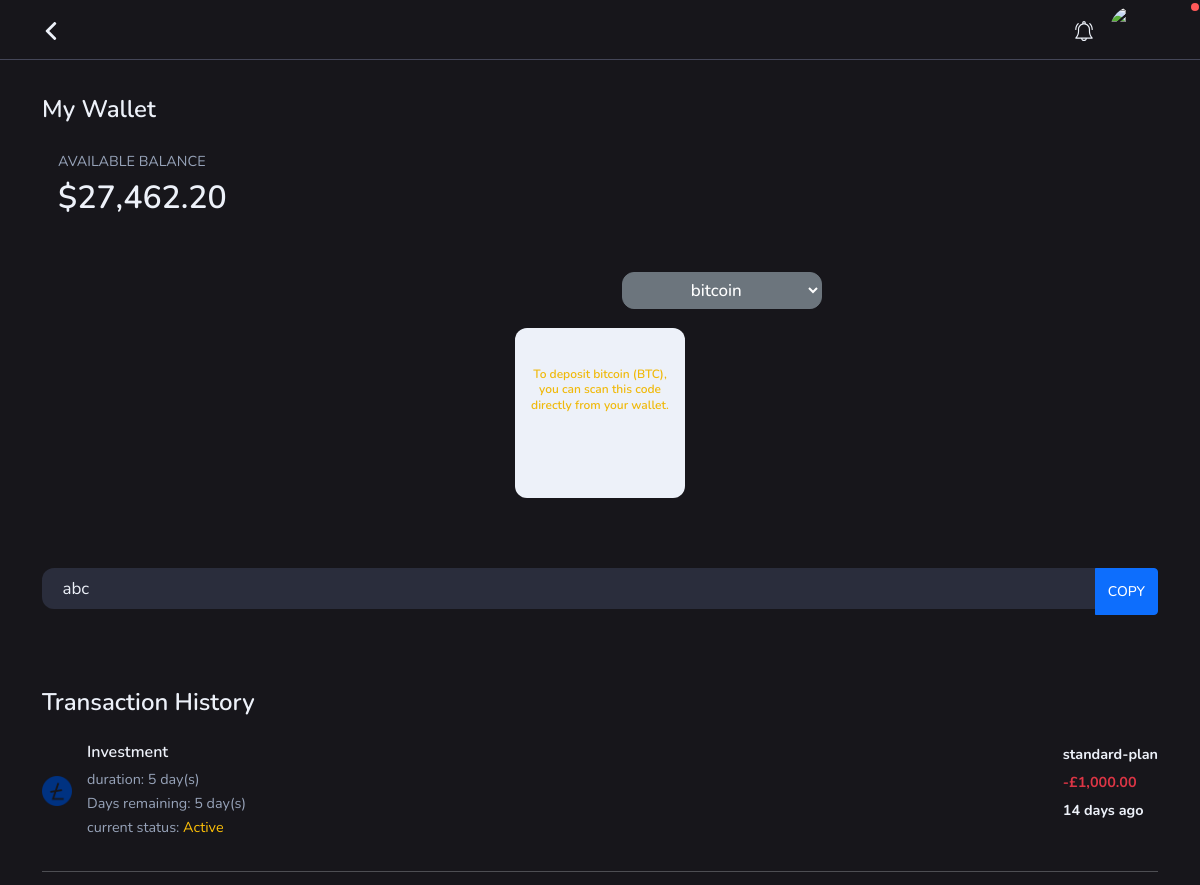
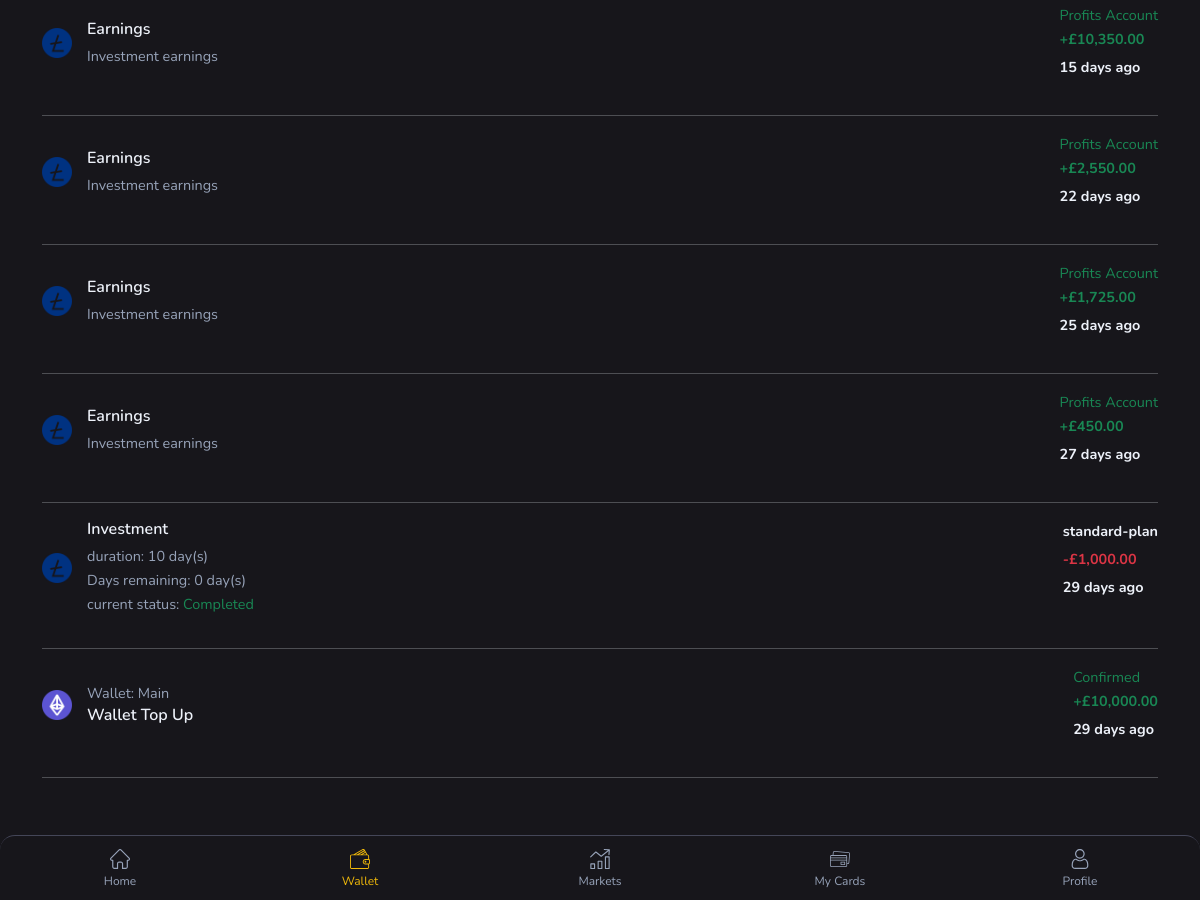
The app's page /app/wallet/ (signed in) with its own data (2 pictures, top to bottom).
### app/models.py (models this page shows, shortened)
class BalanceUSD(models.Model):
    profile = models.OneToOneField(Profiles, on_delete=models.CASCADE, related_name='usd_balance')
    deposits = models.DecimalField(default=0.00, max_digits=10, decimal_places=2, blank=True, help_text='this balances update automatically based on the user\'s current balance. You should not change any field here manually.')
    bonus = models.DecimalField(default=0.00, max_digits=10, decimal_places=2, blank=True)
    profits = models.DecimalField(default=0.00, max_digits=10, decimal_places=2, blank=True)
    @property
    def total_balance(self):
        return self.deposits + self.bonus + self.profits

class WalletAddress(models.Model):
    bitcoin_address = models.CharField(max_length=150, verbose_name='Company Bitcoin Address')
    ethereum_address = models.CharField(max_length=150,  verbose_name='Company Ethereum Address')
    tether_USDT = models.CharField(max_length=150, verbose_name='Company Tether USDT Address')
    usdt_ERC20_address = models.CharField(max_length=150, verbose_name='Company USDT ERC20 Address')
    bnb_address = models.CharField(max_length=150, verbose_name='Company Binance Coin Address')
    lite_coin_address = models.CharField(max_length=150, verbose_name='Company Litecoin Address')
    osmosis_address = models.CharField(max_length=150, verbose_name='Company Osmosis Address')
    solana_address = models.CharField(max_length=150, verbose_name='Company Solana Address')
    ton_address = models.CharField(max_length=150, verbose_name='Company TON Address')
    polygon_matic = models.CharField(max_length=150, verbose_name='Company Polygon-matic Address')

class Investments(models.Model):
    status_choices = [
        ('Active', 'Active'),
        ('Processing', 'Processing'),
        ('completed', 'Completed'),
        ('rejected', 'Rejected'),
        ('In progress', 'In progress'),
          ]
    investor = models.ForeignKey(CustomUser, on_delete=models.CASCADE)
    plan = models.CharField(max_length=100, default='')
    amount = models.DecimalField(default=0.00, max_digits=10, decimal_places=2)
    duration = models.IntegerField(default=5)
    days_remaining = models.IntegerField(blank=True, null=True)
    last_decrement = models.DateField(editable=False, null=True, blank=True)
    waiver = models.BooleanField(default=False)
    debit_account = models.CharField(max_length=100, default='')
    reference = models.CharField(max_length=30, default='')
    date = models.DateTimeField(auto_now_add=True)
    status = models.CharField(
        max_length=100,
        choices=status_choices,
        default='awaiting slot entry'
        )
    last_updated = models.DateTimeField(default=timezone.now)

class EarningsHistory(models.Model):
    user = models.ForeignKey(CustomUser, on_delete=models.CASCADE)
    investment = models.ForeignKey(Investments, on_delete=models.CASCADE)
    profit_amount = models.DecimalField(max_digits=10, decimal_places=2)
    timestamp = models.DateTimeField(null=True, blank=True)

class Deposits(models.Model):
    options = [
        ('No deposit', 'No Deposit'),
        ('Failed', 'Failed'),
        ('Under review', 'Under review'),
        ('Confirmed', 'Confirmed'),
    ]
    user = models.ForeignKey(CustomUser, on_delete=models.CASCADE)
    deposit_amount = models.DecimalField(max_digits=20, decimal_places=2, default=0.00, null=True, blank=True)
    address=models.CharField(max_length=255, null=True, blank=True)
    network = models.CharField(max_length=100, null=True, blank=True)
    hash = models.CharField(max_length=255, null=True, blank=True)
    status = models.CharField(max_length=50, default='No Deposit', choices=options)
    status_message = models.TextField(max_length=5000, null=True, blank=True)
    deposit_id = models.CharField(default='', max_length=8, null=True, blank=True)
    created_at = models.DateTimeField(auto_now_add=True)

### app/views.py (the view)
# urls.py: path('wallet/', views.wallet, name='wallet'),
@login_required
def wallet(request):
    user = request.user
    profile = Profiles.objects.get(user=user)
    dp = profile.profile_pic.url
    notifications = Notifications.objects.filter(user=user, seen=False).order_by('-created_at')
    history = Deposits.objects.filter(user=user)
    addresses = WalletAddress.objects.all()
    balanceEUR = BalanceEUR.objects.get(profile=profile)
    balanceUSD = BalanceUSD.objects.get(profile=profile)
    withdrawals = WithdrawalRequest.objects.filter(user=user).order_by('-created_at')
    deposits = Deposits.objects.filter(user=user).order_by('-created_at')
    investments = Investments.objects.filter(investor=user).order_by('-date')
    earnings = EarningsHistory.objects.filter(user=user).order_by('-timestamp')
    card_requests = CardRequest.objects.filter(user=user).order_by('-date')
    total_invested = investments.aggregate(total_amount=Sum('amount'))['total_amount']
    if total_invested is None:
        total_invested = 0.00
    else:
        total_invested = float(total_invested)
    all_activities = sorted(
        chain(
            withdrawals.annotate(activity_date=F('created_at'), activity_type=Value('Withdrawal', output_field=CharField())),
            deposits.annotate(activity_date=F('created_at'), activity_type=Value('Deposit', output_field=CharField())),
            investments.annotate(activity_date=F('date'), activity_type=Value('Investment', output_field=CharField())),
            card_requests.annotate(activity_date=F('date'), activity_type=Value('Card Request', output_field=CharField())),
            earnings.annotate(activity_date=F('timestamp'), activity_type=Value('Earnings', output_field=CharField()))
        ),
        key=attrgetter('activity_date'),
        reverse=True
    )
    context = {
        'user': user,
        'profile': profile,
        'notifications': notifications,
        'history': history,
        'activities': all_activities,
        'addresses': addresses,
        'balanceEUR': balanceEUR,
        'balanceUSD': balanceUSD,
        'dp':dp
    }
    return render(request, 'wallet.html', context)

### app/templates/wallet.html (shortened to what this page needs)
{% load static %}
{% load humanize %}
{%load custom_filters %}
{% load webpack_loader %}
<!DOCTYPE html>
<html lang="en">
<head>
    <link rel="stylesheet" href="{% static 'css/bootstrap.min.css' %}" type="text/css" media="all" />
    <link rel="stylesheet" href="{% static 'css/animate.min.css' %}" type="text/css" media="all" />
    <link rel="stylesheet" href="{% static 'css/owl.carousel.min.css' %}" type="text/css" media="all" />
    <link rel="stylesheet" href="{% static 'css/jquery.jConveyorTicker.min.css' %}" type="text/css" media="all" />
    <link rel="stylesheet" href="{% static 'css/style.css' %}" type="text/css" media="all" />
</head>
<body>
    <header class="header-main">
        <div class="container">
            <div class="content-header d-flex align-items-center justify-content-between">
                <div class="navbar-menu-toggler navbar-btn">
                    <a href="javascript:history.back()">
                    </a>
                </div>
                <div class="item-options">
                {% if notifications %}
                <div class="item-notification icon-effect me-3">
                    <a href="{% url 'notifications' %}">
                        <span class="count-notif"></span>
                    </a>
                </div>
                {% endif %}
                    <div class="avatar-item">
                        <a href="{% url 'profile' %}"><img src="{{ dp }}"></a>
                    </div>
                </div>
            </div>
        </div>
    </header>
<main class="main-content">
    <div class="container">
        <div class="wallet-item pb-4">
            <h4 class="main-title py-4">My Wallet</h4>
            <div class="d-flex">
                <div class="ms-3">
                    <p class="text-uppercase text-gray mb-0">Available Balance</p>
                    <div class="d-flex my-auto">
                        <h2 class="mt-1 mb-0">{% if profile.preferred_currency == 'USD' %} ${{ balanceUSD.total_balance|intcomma }} {% elif profile.preferred_currency == 'EUR' %} €{{ balanceEUR.total_balance|intcomma }} {% else %} {{profile.total_balance|intcomma }} {% endif %} </h2>
                    </div>
                </div>
            </div>
            <div class="d-flex gap-2 py-4">
            </div>
            <select id="network" style="padding: 5px; position: relative; left: 52%; top: 5px; width: 200px;"
                class="btn btn-secondary">
                <option selected value="bitcoin">bitcoin</option>
            </select>
            <div class="qrcode-item mt-4 mb-4">
                <h4 style="margin-top: 7px;" class="text-center text-primary fs-12 mt-4">To deposit <span id="net">bitcoin (BTC)</span>, you can scan this code directly from your wallet.</h4>
            </div>
            <br>
            <div class="input-group py-4">
                <input readonly type="text" class="form-control input-lg" id="wallet-address"
                    value="{% for x in addresses %} {{ x.bitcoin_address }} {% endfor %}">
                <div class="input-group-prepend">
                    <button class="copy btn btn-primary clipboard-icon clipboard-box"
                        data-clipboard-target="#wallet-address" title="Click to copy address">COPY
                    </button>
                </div>
            </div>
        </div>
        <div id="historySection" class="transaction-item pb-4">
            <h4 class="main-title py-4">Transaction History</h4>
            <div class="transcation-card">
                <ul class="transaction-list">
                    {% if activities %}
                    {% for activity in activities %}
                    <li class="list-item mb-0 pb-3">
                        <div class="media align-items-center">
                            {% if activity.activity_type == 'Withdrawal' %}
                            <img src="{% static 'img/icons/dash.png' %}" alt="coin image">
                            {% elif activity.activity_type == 'Deposit' %}
                            <img src="{% static 'img/icons/ethereum.png' %}" alt="coin image">
                            {% elif activity.activity_type == 'Investment' or activity.activity_type == 'Earnings' %}
                            <img src="{% static 'img/icons/litecoin.png' %}" alt="coin image">
                            {% elif activity.activity_type == 'Card Request' %}
                            <img src="{% static 'img/icons/chainlink.png' %}" alt="coin image">
                            {% endif %}
                            <div class="media-body">
                                {% if activity.activity_type == 'Deposit' %}
                                <p class="mb-0 text-gray">Wallet: Main</p>
                                <h5 class="mb-1 fs-16">Wallet Top Up</h5>
                                {% elif activity.activity_type == 'Withdrawal' %}
                                <h5 class="mb-1 fs-16">Withdrawal</h5>
                                <p class="mb-0 text-gray">Main account</p>
                                {% elif activity.activity_type == 'Investment' %}
                                <h5 class="mb-1 fs-16">Investment</h5>
                                <p class="mb-0 text-gray">duration: {{ activity.duration }} day(s)</p>
                                <p class="mb-0 text-gray">Days remaining: {{ activity.days_remaining }} day(s)</p>
                                <p class="mb-0 text-gray">current status: <span
                                        class="{% if activity.status == 'rejected' %} text-danger {% elif activity.status == 'Completed' %} text-success {% else %} text-warning {% endif %}">{{activity.status}}</span>
                                </p>
                                {% elif activity.activity_type == 'Earnings' %}
                                <h5 class="mb-1 fs-16">Earnings</h5>
                                <p class="mb-0 text-gray">Investment earnings</p>
                                {% elif activity.activity_type == 'Card Request' %}
                                <h5 class="mb-1 fs-16">Card Request</h5>
                                {% endif %}
                            </div>
                        </div>
                        <div class="text-right ms-auto">
                            {% if activity.activity_type == 'Deposit' %}
                            {% if activity.status == 'Confirmed' %}
                            <p class="mb-0"><span class="text-success">{{ activity.status }}</span> </p>
                            {% elif activity.status == 'Failed' %}
                            <p class="mb-0"><span class="text-danger">{{ activity.status }}</span> </p>
                            {% elif activity.status == 'Under review' %}
                            <p class="mb-0"><span class="text-warning">{{ activity.status }}</span> </p>
                            {% endif %}
                            <p class="mb-1 text-success fw-bold">+£{{ activity.deposit_amount|intcomma }}</p>
                            {% elif activity.activity_type == 'Earnings' %}
                            <p class="mb-0"><span class="text-success">Profits Account</span> </p>
                            <p class="mb-1 text-success fw-bold">+£{{ activity.profit_amount|intcomma }}</p>
                            {% elif activity.activity_type == 'Investment' %}
                            <p class="mb-1 fw-bold">{{activity.plan}}</p>
                            <p class="mb-1 text-danger fw-bold">-£{{ activity.amount|intcomma }}</p>
                            {% endif %}
                            <p class="mb-1 fw-bold">{{activity.activity_date|time_since }}</p>
                        </div>
                    </li>
                    <hr>
                    {% endfor %}
                    {% endif %}
                </ul>
            </div>
        </div>
    </div>
</main>
    <footer>
        <div class="container">
            <div class="footer-bar">
                <a href="{% url 'home' %}" >
                     Home
                </a>
                <a href="{% url 'wallet' %}" class="active">
                     Wallet
                </a>
                <a href="{% url 'markets' %}">
                     Markets
                </a>
                <a href="{% url 'cards' %}">
                     My Cards
                </a>
                <a href="{% url 'profile' %}">
                     Profile
                </a>
            </div>
        </div>
    </footer>
</body>
</html>

### records on screen
BalanceUSD: total_balance "27,462.20"
WalletAddress: bitcoin_address "abc"
Investments: duration "5", days_remaining "5", status "Active", plan "standard-plan", amount "1,000.00", activity_date "14 days ago"
EarningsHistory: shows "Earnings", profit_amount "10,350.00", activity_date "15 days ago"
EarningsHistory: shows "Earnings", profit_amount "2,550.00", activity_date "22 days ago"
EarningsHistory: shows "Earnings", profit_amount "1,725.00", activity_date "25 days ago"
EarningsHistory: shows "Earnings", profit_amount "450.00", activity_date "27 days ago"
Investments: duration "10", days_remaining "0", status "Completed", plan "standard-plan", amount "1,000.00", activity_date "29 days ago"
Deposits: shows "Wallet: Main", status "Confirmed", deposit_amount "10,000.00", activity_date "29 days ago"
